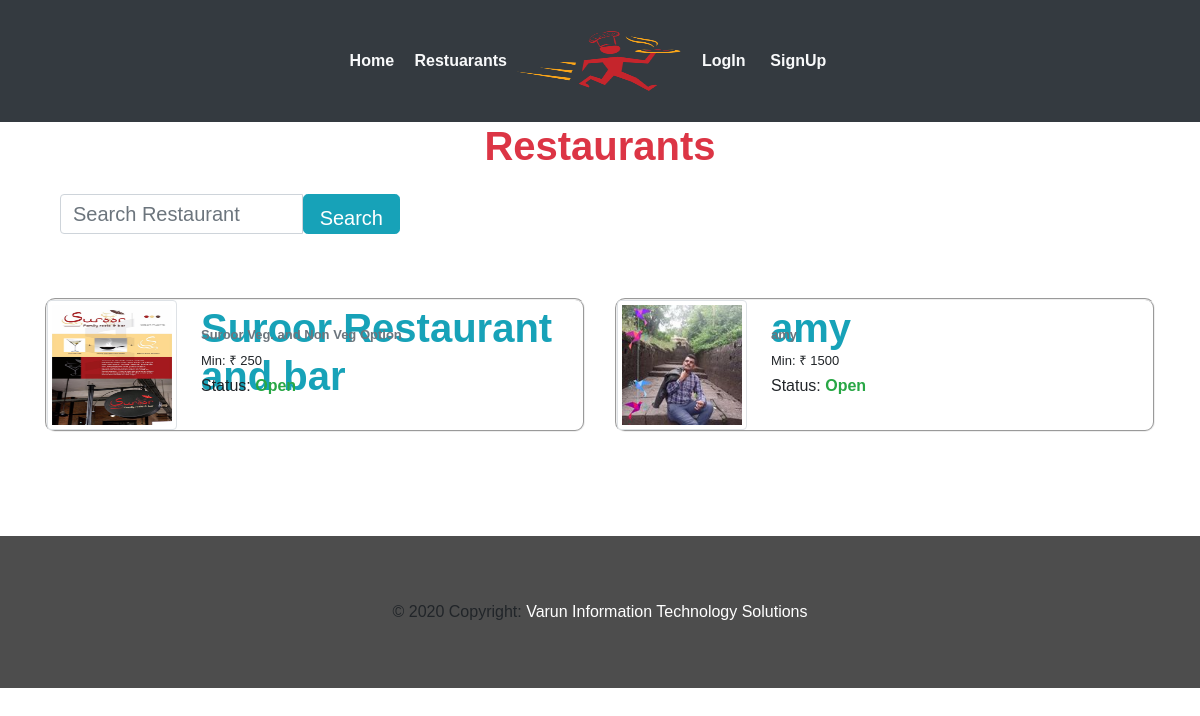
/restaurant/, run on the app's committed database.
### webapp/models.py (models this page shows, shortened)
class Restaurant(models.Model):
	user        = models.OneToOneField(settings.AUTH_USER_MODEL,on_delete=models.CASCADE)
	rname 		= models.CharField(max_length=100,blank=False)
	info	 	= models.CharField(max_length=40,blank=False)
	min_ord		= models.CharField(max_length=5,blank=False)
	location    = models.CharField(max_length=40,blank=False)
	r_logo      = models.FileField(blank=False)
	REST_STATE_OPEN    = "Open"
	REST_STATE_CLOSE   = "Closed"
	REST_STATE_CHOICES =(
			(REST_STATE_OPEN,REST_STATE_OPEN),
			(REST_STATE_CLOSE,REST_STATE_CLOSE)
		)
	status 	= models.CharField(max_length=50,choices=REST_STATE_CHOICES,default=REST_STATE_OPEN,blank=False)
	approved = models.BooleanField(blank=False,default=True)

### webapp/views.py (the view)
# urls.py: path('restaurant/',views.restuarent,name='restuarant'),
def restuarent(request):
    r_object = Restaurant.objects.all()
    query = request.GET.get('q')
    if query:
        r_object = Restaurant.objects.filter(Q(rname__icontains=query)).distinct()
        return render(request, 'webapp/restaurents.html', {'r_object': r_object})
    return render(request, 'webapp/restaurents.html', {'r_object': r_object})

### webapp/templates/webapp/restaurents.html (shortened to what this page needs)
{% extends 'webapp/base.html'%}
{% block body %}
<div class="container-fluid">
        <h1 class="text-center text-danger"><strong>Restaurants</strong></h1>
</div>
<br>
<div class="container">
    <div class="col-sm-4 col-sm-offset-3">
      <form class="form-horizontal" role="search" method="get" action=''>
         <div class="form-group ">
         <div class="input-group">
            <input type="text" class="form-control input-lg " name="q" value="{{ request.GET.q }}" placeholder= "Search Restaurant " style="height: 40px; width: 50%; font-size: 20px;" />
            <span class='input-group-btn'>
             <button class='btn btn-info btn-lg'style="height:40px; font-size: 20px;" type='submit'>Search
             </button>
         </span>
        </div>
     </div>
   </form>
 </div>
</div>
<br>
<br>
	<div class="container">
		<div class="row">
		{% for rest in r_object %}
        <div class="col-xs-7 col-md-6">
      <div class="thumbnail">
   		   <div class="media mb-2 ml-8" style="border-radius: 10px; border-style: groove; border-width: 2px;">
        <a href="{% url 'menu' rest.id %}" class="pull-left ">
            <img src="{{rest.r_logo.url}}" class="img-thumbnail img-responsive " style="height: 130px; width: 130px;">
        </a>
        <div class="media-body pl-4">
          <a href="{% url 'menu' rest.id %}" style="text-decoration: none !important;"><h1 class="media-heading text-info mt-1" style="height: 20px;"><strong>{{rest.rname}}</strong></h1></a>
            <h6 class="text-secondary"><font size="2"><strong>{{rest.info}}</strong></font></h6>
            <h4><font size="2">Min: &#x20b9; {{rest.min_ord}}</font></h4>
          	<h5><font size="3">Status: <strong class="text-success">{{rest.status}}</strong></font></h5>
        </div>
    </div>
  </div>
</div>
{% endfor%}
</div>
</div>
{% endblock %}

### webapp/templates/webapp/base.html (shortened to what this page needs)
<!DOCTYPE html>
<html>
<head>
   {% load static %}
  <link rel="stylesheet" type="text/css" href="{% static 'webapp/css/bootstrap.min.css'%}">
  <link href="/static/webapp/css/style.css" rel="stylesheet" type="text/css" media="all" />
  <link rel='stylesheet' href='https://maxcdn.bootstrapcdn.com/font-awesome/4.5.0/css/font-awesome.min.css' >
  <link href="//netdna.bootstrapcdn.com/bootstrap/3.0.0/css/bootstrap-glyphicons.css" rel="stylesheet">
  <link href="static/webapp/css/animate.css" rel='stylesheet' type='text-center/css' />
  </head>
  <body>
	<nav class="navbar navbar-expand-lg navbar-light bg-dark">
   		 <div class="container">
   		 	 <div class="navbar-collapse collapse w-100 dual-collapse2 order-1 order-md-0">
        <ul class="navbar-nav ml-auto text-center">
            <li class="nav-item active">
                <a class="nav-link text-light" href="{% url 'index' %}"><font size="3">&nbsp; <strong>Home</strong> </font></a>
            </li>
            <li class="nav-item">
                <a class="nav-link text-light" href="{% url 'restuarant' %}"><font size="3">&nbsp;<strong>Restuarants</strong></font></a>
            </li>
        </ul>
    </div>
    <div class="mx-auto my-2 order-0 order-md-1 position-relative">
        <a class="mx-auto" href="#">
            <img  src="/static/webapp/images/logo.png" style="height: 90px;width: 170px;" alt="Home" class="rounded-circle img-responsive">
        </a>
    </div>
    <div class="navbar-collapse collapse w-100 dual-collapse2 order-2 order-md-2">
        <ul class="navbar-nav mr-auto text-center">
          {% if request.user.is_authenticated %}
            <li class="nav-item">
                <a class="nav-link text-light" href="{% url 'logout' %}"><font size="3"> &nbsp;<span aria-hidden="true"></span><strong>LogOut </strong> </font></a>
            </li>
            <li class="nav-item">
                <a class="nav-link text-light" href="{% url 'profile' %}"><font size="3"> &nbsp;<span aria-hidden="true"></span><strong>My Profile</strong></font></a>
            </li>
          {% else %}
            <li class="nav-item">
                <a class="nav-link text-light" href="{% url 'login' %}"><font size="3">&nbsp; <strong>LogIn</strong></font></a>
            </li>
            <li class="nav-item">
                <a class="nav-link text-light" href="{% url 'register' %}"><font size="3">&nbsp; <strong>SignUp</strong></font></a>
            </li>
            {% endif %}
        </ul>
    </div>
</div>
</nav>
{% block body %}
{% endblock %}
<br>
<br>
<br>
<br>
<div class="footer">
    <div class="container-fluid">
    <div class="footer-copyright text-center py-3">© 2020 Copyright:
        <a href="https://vits.herokuapp.com" > Varun Information Technology Solutions</a>
      </div>
  </div>
</div>
</body>
</html>

### webapp/static/webapp/css/style.css (style rules this page uses)
body { padding:0; margin:0; font-family: 'Source Sans Pro', sans-serif; }
body a { transition:0.5s all; -webkit-transition:0.5s all; -moz-transition:0.5s all; -o-transition:0.5s all; -ms-transition:0.5s all; }
h1,h2,h3,h4,h5,h6 { margin:0; }
ul { margin:0; padding:0; }
.footer { padding:3em 0; background:#4D4D4D; }
.footer a { color:#FFF; }

### data on the page
Restaurant: r_logo (picture), rname "Suroor Restaurant and bar", info "Suroor Veg. and Non Veg Option", min_ord "250", status "Open"
Restaurant: r_logo (picture), rname "amy", info "amy", min_ord "1500", status "Open"
